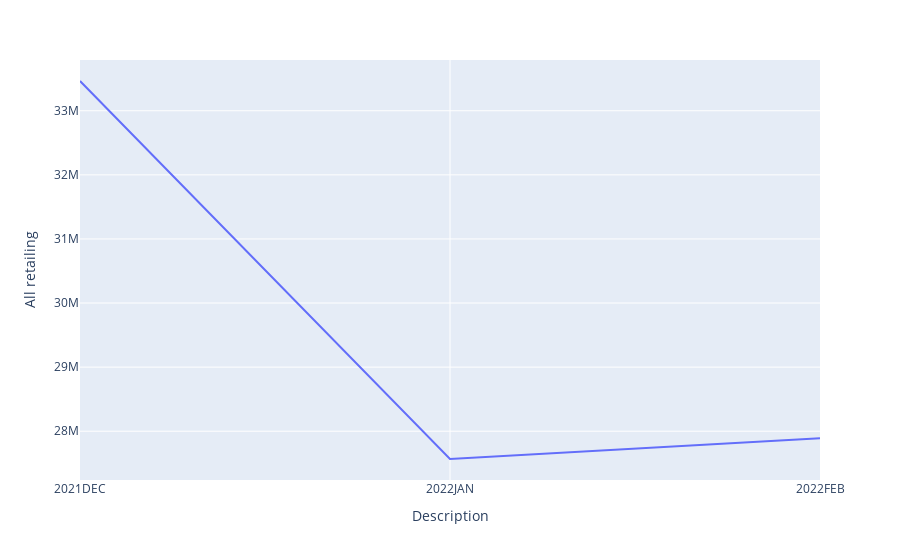

Notebook cell for this chart:
### Code cell
import plotly.express as px # linechart to show value of sales across selected timeline - post covid
dfb = df_post_COVID
df = px.data.tips()
fig = px.line(dfb, x='Description', y='All retailing')  
fig.show()

### Figure 1 — Plotly figure (JSON) as saved in the notebook; plotly's stock layout.template omitted (floating-point values rounded to 4 significant figures)
{"data": [{"hovertemplate": "Description=%{x}<br>All retailing=%{y}<extra></extra>", "legendgroup": "", "line": {"color": "#636efa", "dash": "solid"}, "marker": {"symbol": "circle"}, "mode": "lines", "name": "", "orientation": "v", "showlegend": false, "type": "scatter", "x": ["2021DEC", "2022JAN", "2022FEB"], "xaxis": "x", "y": [33464670, 27566539, 27888938], "yaxis": "y"}], "layout": {"legend": {"tracegroupgap": 0}, "margin": {"t": 60}, "xaxis": {"anchor": "y", "domain": [0, 1], "title": {"text": "Description"}}, "yaxis": {"anchor": "x", "domain": [0, 1], "title": {"text": "All retailing"}}}}
